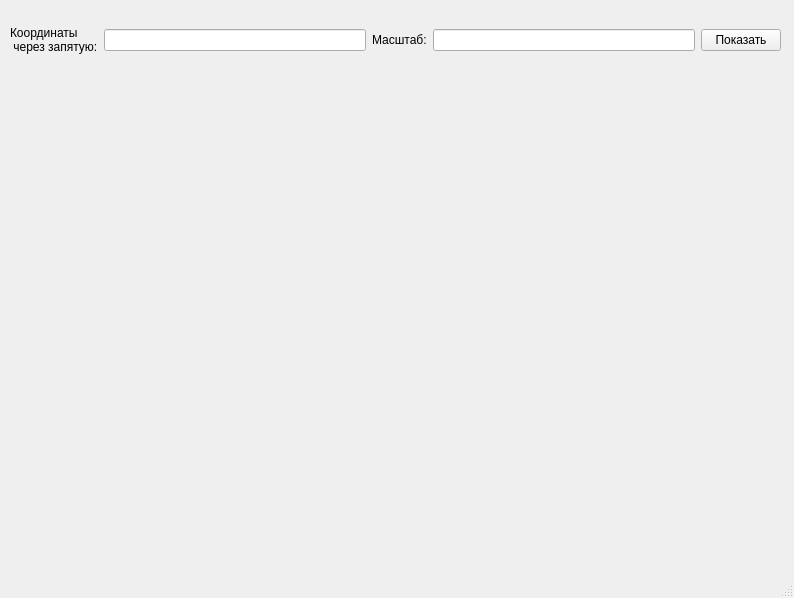
<?xml version="1.0" encoding="UTF-8"?>
<ui version="4.0">
 <class>MainWindow</class>
 <widget class="QMainWindow" name="MainWindow">
  <property name="geometry">
   <rect>
    <x>0</x>
    <y>0</y>
    <width>794</width>
    <height>598</height>
   </rect>
  </property>
  <property name="windowTitle">
   <string>MainWindow</string>
  </property>
  <widget class="QWidget" name="centralwidget">
   <widget class="QWidget" name="horizontalLayoutWidget">
    <property name="geometry">
     <rect>
      <x>10</x>
      <y>0</y>
      <width>771</width>
      <height>80</height>
     </rect>
    </property>
    <layout class="QHBoxLayout" name="horizontalLayout">
     <item>
      <widget class="QLabel" name="label">
       <property name="text">
        <string>Координаты
 через запятую:</string>
       </property>
      </widget>
     </item>
     <item>
      <widget class="QLineEdit" name="lineEdit"/>
     </item>
     <item>
      <widget class="QLabel" name="label_2">
       <property name="text">
        <string>Масштаб:</string>
       </property>
      </widget>
     </item>
     <item>
      <widget class="QLineEdit" name="lineEdit_2"/>
     </item>
     <item>
      <widget class="QPushButton" name="pushButton">
       <property name="text">
        <string>Показать</string>
       </property>
      </widget>
     </item>
    </layout>
   </widget>
   <widget class="QLabel" name="label_3">
    <property name="geometry">
     <rect>
      <x>10</x>
      <y>90</y>
      <width>761</width>
      <height>441</height>
     </rect>
    </property>
    <property name="text">
     <string/>
    </property>
   </widget>
  </widget>
  <widget class="QMenuBar" name="menubar">
   <property name="geometry">
    <rect>
     <x>0</x>
     <y>0</y>
     <width>794</width>
     <height>22</height>
    </rect>
   </property>
  </widget>
  <widget class="QStatusBar" name="statusbar"/>
 </widget>
 <resources/>
 <connections/>
</ui>
